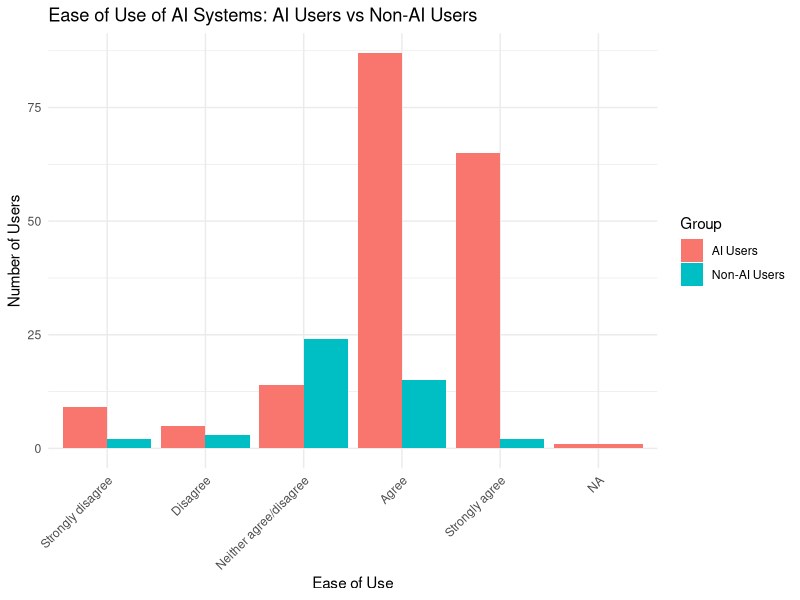
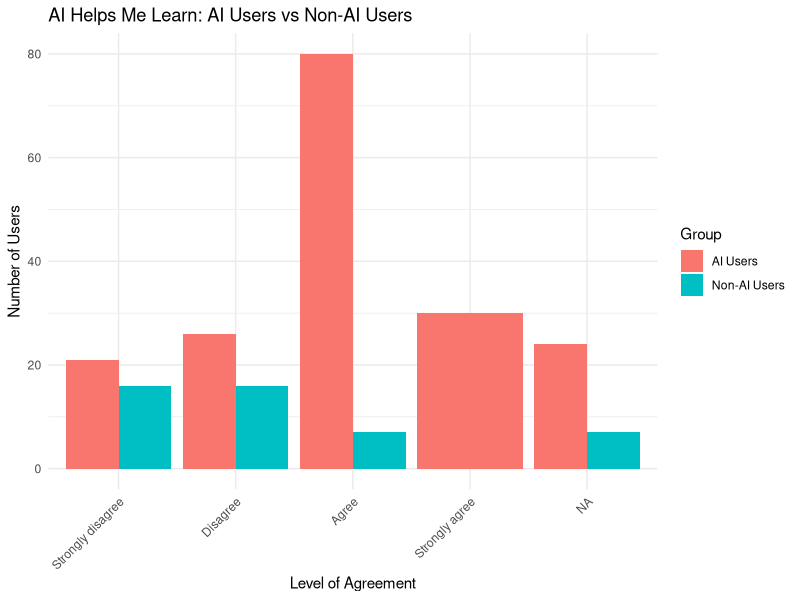
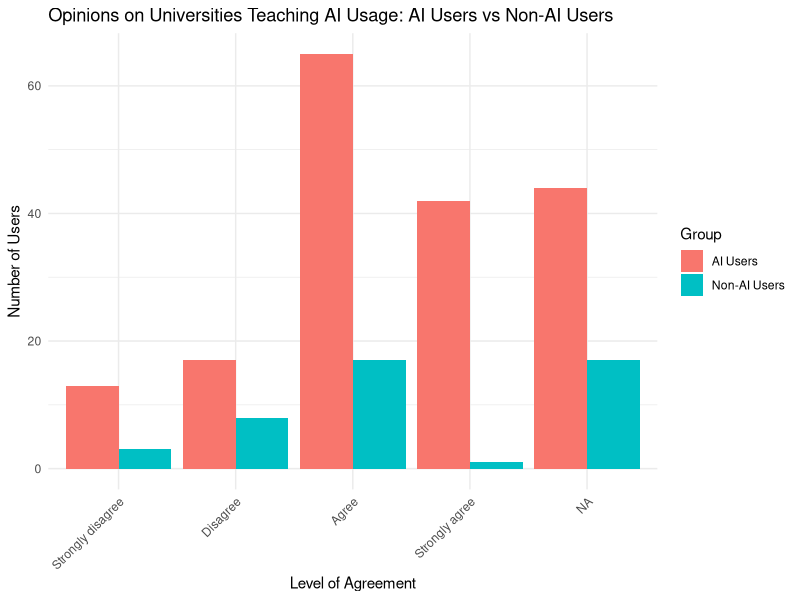
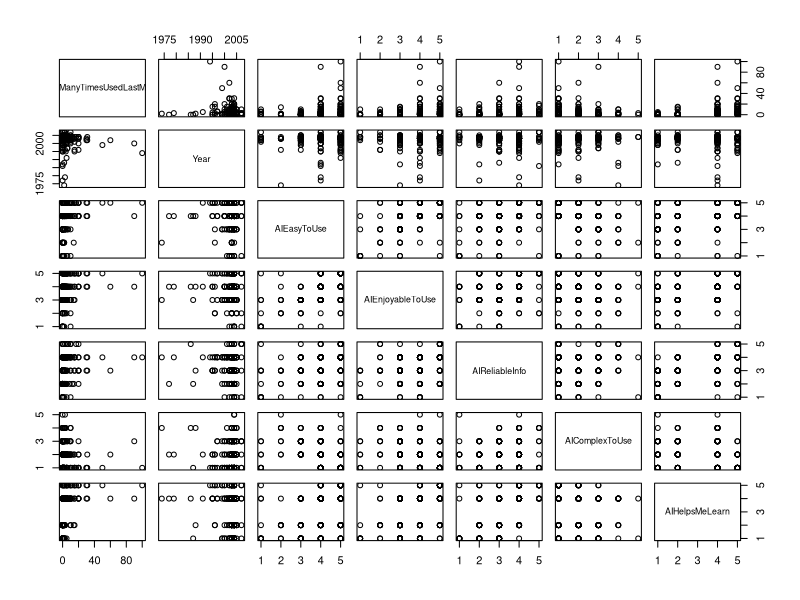
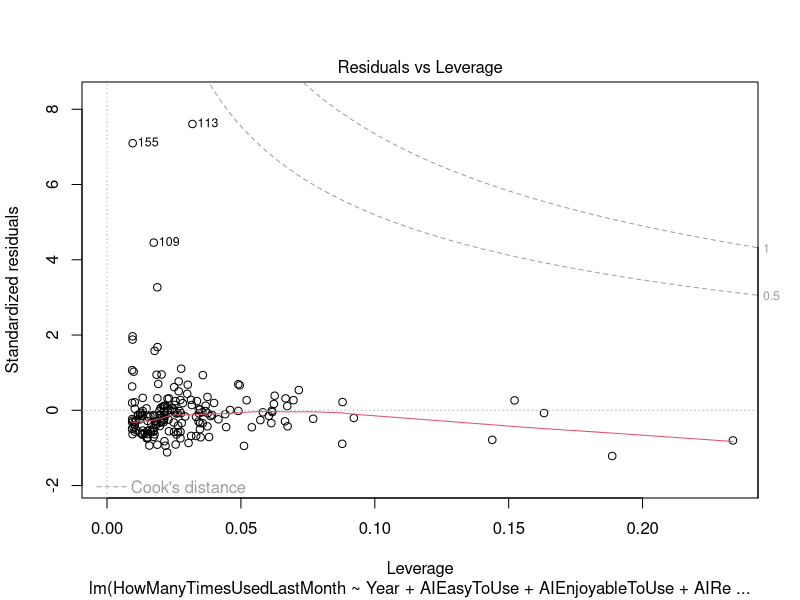
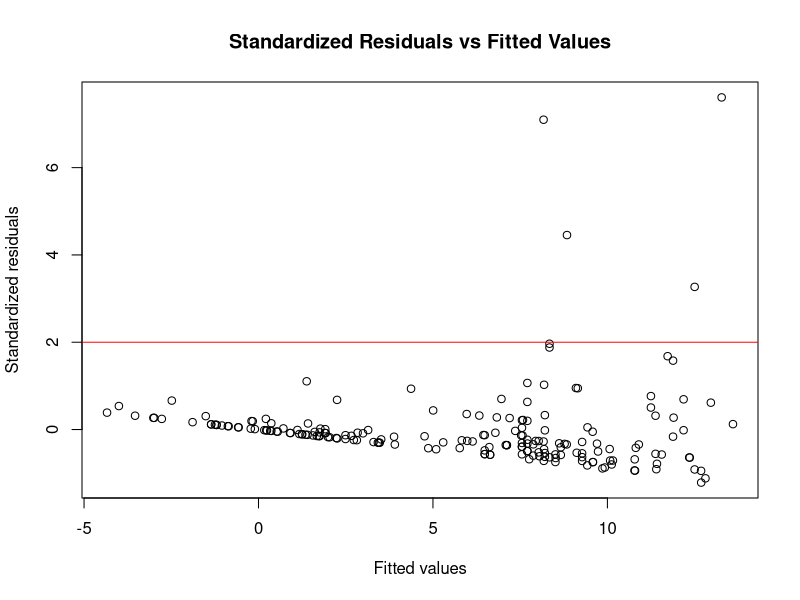

R code for these plots, in order:
library(readr)
library(here)
library(dplyr)
library(ggplot2)
library(car)
data <- read_csv(here("data", "cleaned_sentiments.csv"))


# Define the order of responses
likert_levels <- c(
  "Strongly disagree",
  "Disagree",
  "Neither agree/disagree",
  "Agree",
  "Strongly agree"
)

likert_columns <- c(
  "AIEasyToUse",
  "AIEnjoyableToUse",
  "AIReliableInfo",
  "AIComplexToUse",
  "AIHelpsMeLearn",
  "UniShouldShowMeHowToUseAI"
)

data <- data %>%
  mutate(
    across(
      all_of(likert_columns),
      ~ factor(.x, levels = likert_levels, ordered = TRUE)
    )
  )

# Segment the data into two groups: users who have used AI systems and those who haven't
ai_users <- data %>% filter(UsedAIPreviously == "Yes")
non_ai_users <- data %>% filter(UsedAIPreviously == "No")

# Function to compare distributions of a specific column between two groups
compare_distributions <- function(column_name, group1, group2, title, x_label) {
  # Combine the two groups into a single data frame for plotting
  combined_data <- data.frame(
    Group = c(rep("AI Users", nrow(group1)), rep("Non-AI Users", nrow(group2))),
    Response = c(as.character(group1[[column_name]]), as.character(group2[[column_name]]))
  )
  # Ensure the Response column is in the desired order
  combined_data$Response <- factor(combined_data$Response, levels = likert_levels, ordered=TRUE)
  
  ggplot(combined_data, aes(x = Response, fill = Group)) +
    geom_bar(position = "dodge") +
    labs(
      title = title,
      x = x_label,
      y = "Number of Users"
    ) +
    theme_minimal() +
    theme(axis.text.x = element_text(angle = 45, hjust = 1))
}

# Compare ease of use of AI systems
compare_distributions(
  "AIEasyToUse",
  ai_users,
  non_ai_users,
  "Ease of Use of AI Systems: AI Users vs Non-AI Users",
  "Ease of Use"
)
# Compare whether AI helps users learn
compare_distributions(
  "AIHelpsMeLearn",
  ai_users,
  non_ai_users,
  "AI Helps Me Learn: AI Users vs Non-AI Users",
  "Level of Agreement"
)
# Compare opinions on universities teaching AI usage
compare_distributions(
  "UniShouldShowMeHowToUseAI",
  ai_users,
  non_ai_users,
  "Opinions on Universities Teaching AI Usage: AI Users vs Non-AI Users",
  "Level of Agreement"
)

data_model <- data %>%
  select(
    HowManyTimesUsedLastMonth,
    Year,
    AIEasyToUse,
    AIEnjoyableToUse,
    AIReliableInfo,
    AIComplexToUse,
    AIHelpsMeLearn
  ) %>%
  mutate(
    across(
      c(AIEasyToUse, AIEnjoyableToUse, AIReliableInfo, AIComplexToUse, AIHelpsMeLearn),
      ~ as.numeric(factor(.x, levels = likert_levels))
    )
  ) %>%
  na.omit()

summary(data_model)
# Correlation matrix
cor(data_model[, c("HowManyTimesUsedLastMonth", "Year", "AIEasyToUse", "AIEnjoyableToUse", "AIReliableInfo", "AIComplexToUse", "AIHelpsMeLearn")], use = "complete.obs")

# Scatterplot matrix
pairs(data_model[, c("HowManyTimesUsedLastMonth", "Year", "AIEasyToUse", "AIEnjoyableToUse", "AIReliableInfo", "AIComplexToUse", "AIHelpsMeLearn")])


# Fit the initial model
model <- lm(HowManyTimesUsedLastMonth ~ Year + AIEasyToUse + AIEnjoyableToUse + AIReliableInfo + AIHelpsMeLearn, data = data_model)
summary(model)

# Standardize the predictors to calculate standardized coefficients
data_model_standardized <- data_model %>%
  mutate(
    across(
      c(Year, AIEasyToUse, AIEnjoyableToUse, AIReliableInfo, AIHelpsMeLearn), 
      ~ as.numeric(scale(.x))))

# Fit the standardized model
standardized_model <- lm(HowManyTimesUsedLastMonth ~ Year + AIEasyToUse + AIEnjoyableToUse + AIReliableInfo + AIHelpsMeLearn, data = data_model_standardized)
summary(standardized_model)

# Extract standardized coefficients
standardized_coefficients <- coef(standardized_model)[-1]
print(standardized_coefficients)

# Identify the strongest predictor
strongest_predictor <- names(which.max(abs(standardized_coefficients)))
print(paste("The strongest predictor is:", strongest_predictor))

support_summary <- table(data$LecturersUseAISupportTeaching, useNA="ifany")
cat("Student Opinions on Lecturers Using AI to Support Teaching:\n")
print(support_summary)

# Check for multicollinearity using VIF
car::vif(model)

# Diagnostic plot for influential observations
plot(model, which = 5)
std_resid <- rstandard(model)
plot(fitted(model), std_resid, xlab= "Fitted values", ylab = "Standardized residuals", main = "Standardized Residuals vs Fitted Values")
abline(h = c(-2, 2), col = "red")
# Find the indices of the largest absolute standardized residuals using a threshold of 2
outlier_indices <- which(abs(std_resid) > 2)
print(outlier_indices)
# observation 113, 155, 185 - influential
data_model_no_outliers <- data_model[-outlier_indices, ]
# Refit the model without outliers
new_model <- lm(
  HowManyTimesUsedLastMonth ~ Year +
    AIEasyToUse +
    AIEnjoyableToUse +
    AIReliableInfo +
    AIComplexToUse +
    AIHelpsMeLearn,
  data = data_model_no_outliers
)

summary(new_model)
